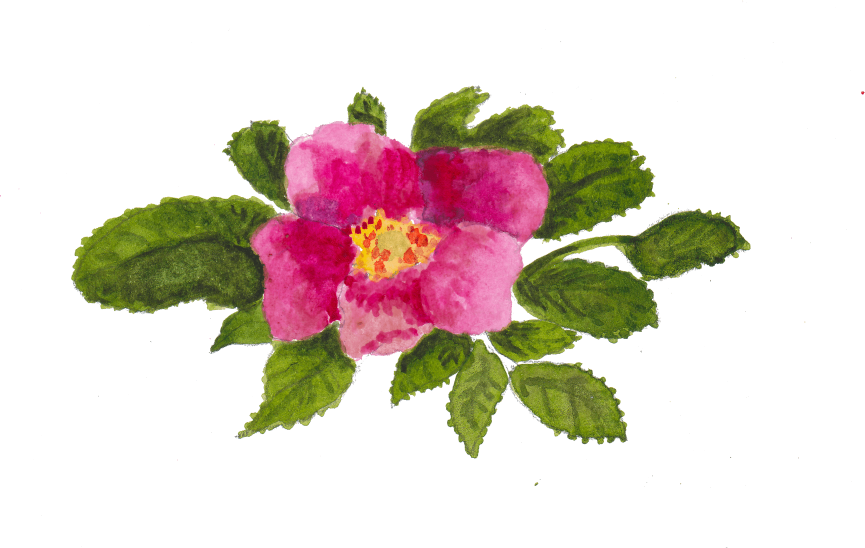
#> input picture images/rosa-rugosa.png, 2593 x 1643 px (shown at 1/3 size)
$ python gen-icons.py
#> lines starting #> are read from the running program, lines starting #| are printed output that depends on the picture
#!/usr/bin/env python3
"""
Regenerate the PWA app-icon family from a single Python composition.

Composes a cream rounded square with the rosa rugosa watercolor centered
as the icon's only artwork. Outputs the four PNG sizes the manifest +
apple-touch-icon link reference, plus a small SVG fallback (cream tile,
no embedded raster).

Run after editing the layout below:
    python3 scripts/gen-icons.py

Inputs:
    - images/rosa-rugosa.png       — the watercolor source (transparent BG)

Outputs:
    - icons/icon-192.png           (192×192, rounded)
    - icons/icon-512.png           (512×512, rounded)
    - icons/icon-maskable-512.png  (512×512, full bleed, content in center 80%)
    - icons/apple-touch-icon.png   (180×180, rounded)
    - icons/icon.svg               (lightweight SVG, cream tile)
"""

import base64
import io
from pathlib import Path

from PIL import Image, ImageChops, ImageDraw

ROOT = Path(__file__).resolve().parent.parent
ROSA_PATH = ROOT / "images" / "rosa-rugosa.png"
ICONS_DIR = ROOT / "icons"

# Palette — same tokens as the site CSS.
CREAM = (245, 240, 235, 255)        # --bg / --cream    #F5F0EB


def find_visual_center(rosa: Image.Image) -> tuple[int, int]:
    """
    Find the artwork's visual center of mass — the alpha-weighted
    centroid of every opaque pixel. Centering on this rather than the
    opaque bbox or the pink bloom alone gives the most balanced read:
    leaves and bloom both contribute according to how much they cover,
    so the eye sees the composition sitting evenly in the canvas.

    Bloom-centering pulled the rose down because the leaves extend
    below the bloom; bbox-centering let the bloom drift up because
    leaves extend further down than they extend up. Centroid splits
    the difference.
    """
    alpha = rosa.split()[3]
    w, h = alpha.size
    pixels = alpha.load()
    sum_x = 0
    sum_y = 0
    weight = 0
    for y in range(h):
        row_w = 0
        row_x = 0
        for x in range(w):
            a = pixels[x, y]
            if a:
                row_x += x * a
                row_w += a
        sum_x += row_x
        sum_y += y * row_w
        weight += row_w
    if weight == 0:
        return (w // 2, h // 2)
    return (sum_x // weight, sum_y // weight)


def render_canvas(size: int, *, rounded: bool) -> Image.Image:
    """
    Compose one full icon at `size` px square.

    rounded=True clips the canvas to a rounded square (used for the
    "any" purpose icons + apple-touch).
    rounded=False is full-bleed (used for the maskable variant; the
    platform masks the corners). The artwork composition is identical
    across all sizes and both rounded modes — only the canvas shape
    differs — so an installed PWA, an iOS Add-to-Home-Screen, and an
    Android maskable launcher all show the same rose at the same place.

    Render is always done at a fixed CANONICAL square (768 px) regardless
    of `size`, then resized to the target. One canonical render →
    identical layout at every size.
    """
#> called with size = 192, rounded = True
    CANONICAL = 768
    W = CANONICAL
    canvas = Image.new("RGBA", (W, W), (0, 0, 0, 0))
#> canvas: PIL image 768x768 RGBA; every value is 0

    # Background: filled cream (rounded if requested).
    bg = Image.new("RGBA", (W, W), (0, 0, 0, 0))
    bg_draw = ImageDraw.Draw(bg)
    if rounded:
        radius = int(W * 96 / 512)  # match the existing 96/512 ratio
        bg_draw.rounded_rectangle((0, 0, W, W), radius=radius, fill=CREAM)
    else:
        bg_draw.rectangle((0, 0, W, W), fill=CREAM)
    canvas.alpha_composite(bg)
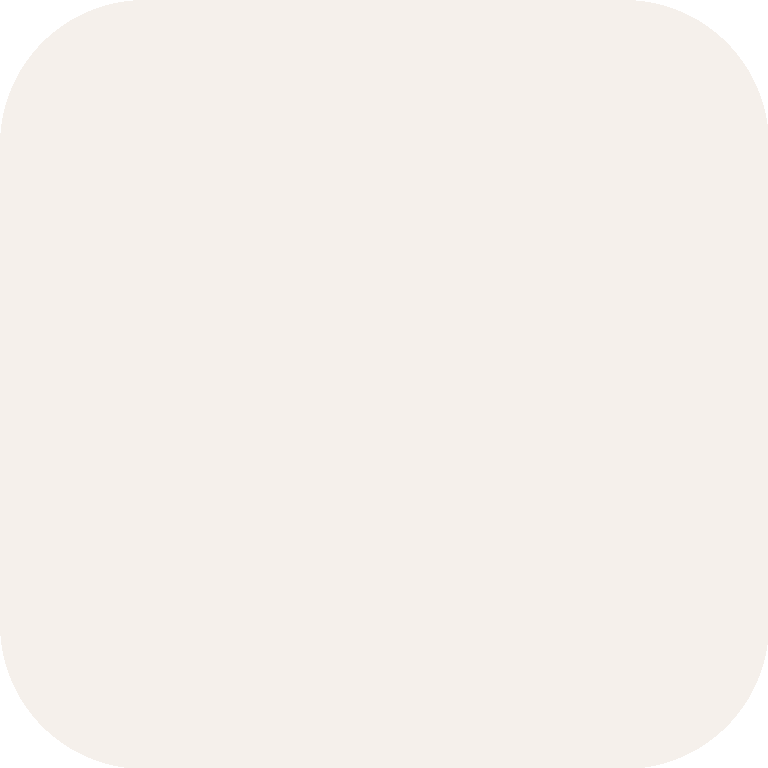
#> bg: PIL image 768x768 RGBA; mean R, G, B, A 237.7, 232.9, 228, 247.5; transparent parts drawn white

    # Rosa rugosa watercolor — the only artwork on the icon. Center it
    # on the visual centroid so leaves and bloom contribute equally to
    # the perceived placement, then size so no leaf extends past a small
    # safe margin. The safe margin is generous (10%) so the maskable
    # variant's outer ring (which Android can mask) stays clear of any
    # leaf tips — same artwork looks correct under iOS rounding,
    # Android masking, or as a flat raster.
    rosa = Image.open(ROSA_PATH).convert("RGBA")
#> rosa is the input picture: PIL image 2593x1643 RGBA; mean R, G, B, A 40, 28.2, 19.9, 71.4
    opaque_bbox = rosa.getbbox()
#> opaque_bbox = (0, 0, 2593, 1643)
    if opaque_bbox is not None:
        rosa = rosa.crop(opaque_bbox)
    cx, cy = find_visual_center(rosa)
#> in find_visual_center, `alpha = rosa.split()[3]`:
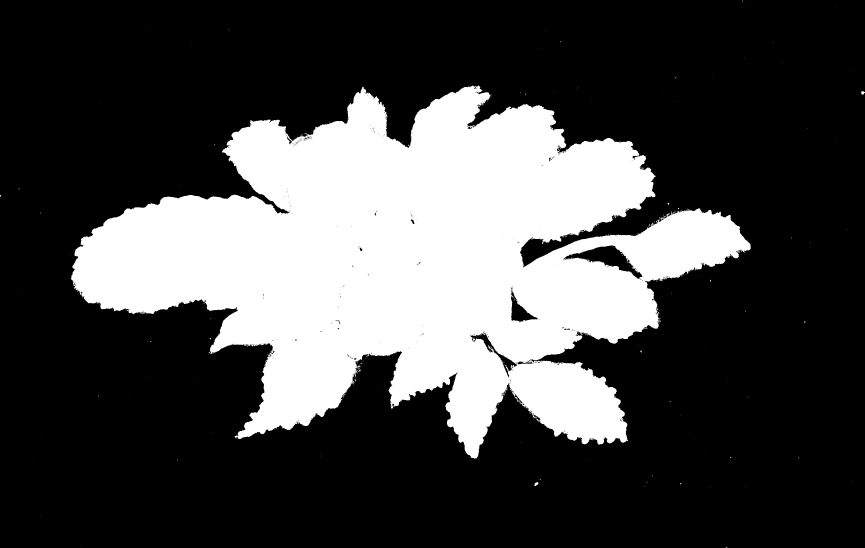
#> alpha: PIL image 2593x1643 L (shown at 1/3 size); min 0, max 255, mean 71.4
#> after the loop in find_visual_center, `for y in range(h):`: sum_x = 376239884635; sum_y = 238457316479; weight = 304026817
#> cx = 1237; cy = 784

    margin = int(W * 0.10)
    target_half = (W - 2 * margin) // 2
    max_x_extent = max(cx, rosa.width - cx)
#> max_x_extent = 1356
    max_y_extent = max(cy, rosa.height - cy)
#> max_y_extent = 859
    scale = min(target_half / max_x_extent, target_half / max_y_extent)
#> scale = 0.227
    new_w = int(rosa.width * scale)
#> new_w = 588
    new_h = int(rosa.height * scale)
#> new_h = 373
    rosa = rosa.resize((new_w, new_h), Image.LANCZOS)
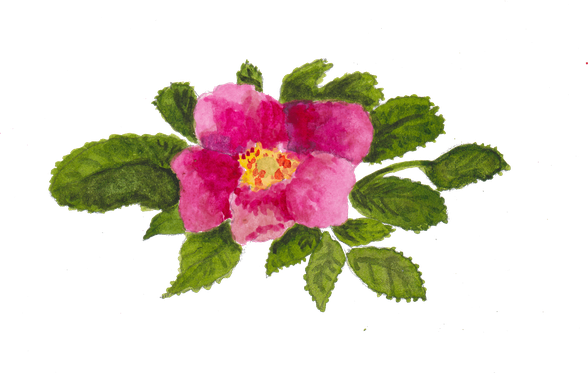
#> rosa: PIL image 588x373 RGBA; mean R, G, B, A 43.6, 31.8, 22.8, 71.4; transparent parts drawn white
    cx = int(cx * scale)
#> cx = 280
    cy = int(cy * scale)
#> cy = 178

    canvas_center = W // 2
    rosa_x = canvas_center - cx
#> rosa_x = 104
    rosa_y = canvas_center - cy
#> rosa_y = 206
    canvas.alpha_composite(rosa, (rosa_x, rosa_y))
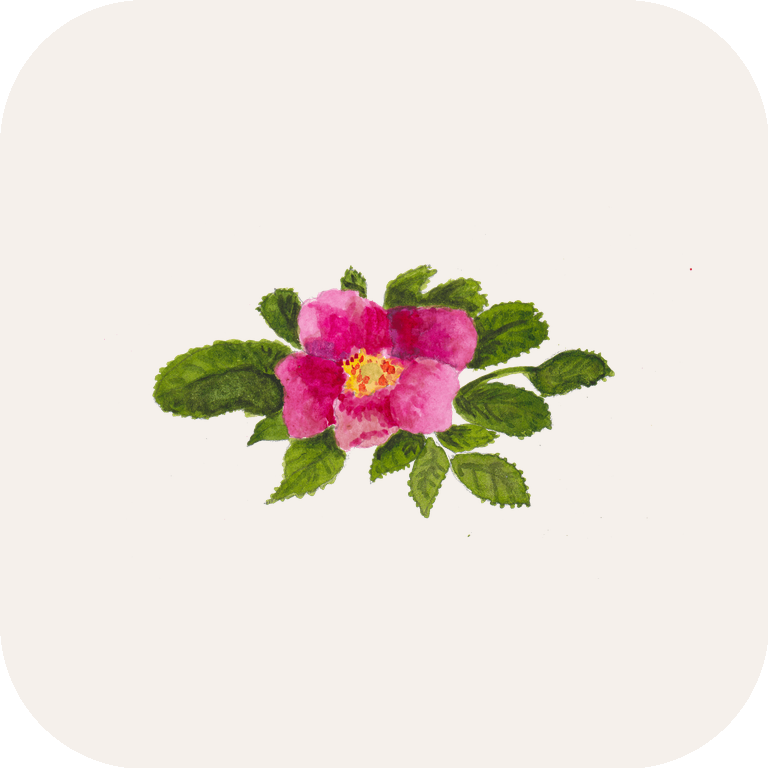
#> canvas: PIL image 768x768 RGBA; mean R, G, B, A 227.1, 218.4, 211, 247.5; transparent parts drawn white

    return canvas.resize((size, size), Image.LANCZOS)
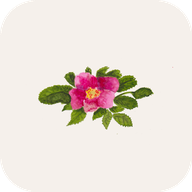
#> returned value: PIL image 192x192 RGBA; mean R, G, B, A 228.8, 220.1, 212.6, 247.5; transparent parts drawn white


# [43 lines left out: function write_svg, not called in this run]


def main():
    if not ROSA_PATH.exists():
        raise SystemExit(f"missing {ROSA_PATH}")
    ICONS_DIR.mkdir(exist_ok=True)

    targets = [
        ("icon-192.png", 192, dict(rounded=True)),
        ("icon-512.png", 512, dict(rounded=True)),
        ("apple-touch-icon.png", 180, dict(rounded=True)),
        # Maskable: full bleed (Android applies its own mask). The artwork
        # composition is identical to the rounded variants — same rose,
        # same placement, same size — so the icon reads consistently no
        # matter which platform/install path is picking it.
        ("icon-maskable-512.png", 512, dict(rounded=False)),
    ]
    for name, size, opts in targets:
        img = render_canvas(size, **opts)
        out = ICONS_DIR / name
        img.save(out, "PNG", optimize=True)
#> (the run stopped early here; a loop or call above may not have finished)

$ run again, with images/nasturtiums.png copied over images/rosa-rugosa.png
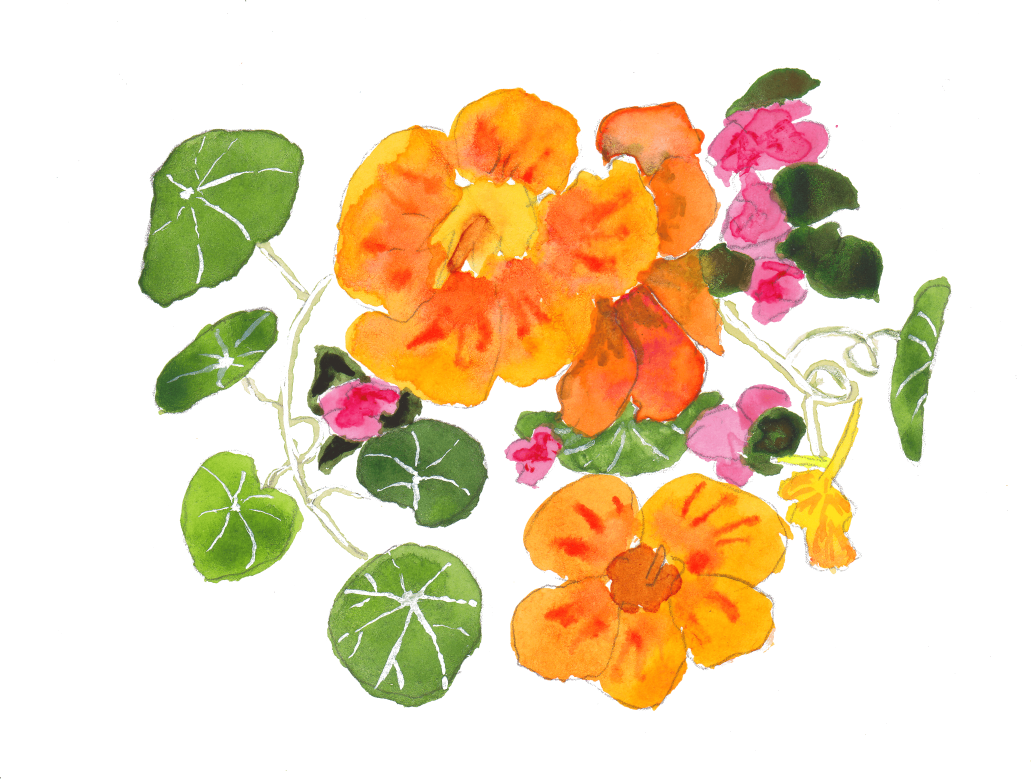
#> input picture images/nasturtiums.png, 3093 x 2335 px (shown at 1/3 size)
#> in render_canvas, rosa is the input picture: PIL image 3093x2335 RGBA; mean R, G, B, A 71.9, 52.5, 22.7, 91.5
#> opaque_bbox = (0, 0, 3093, 2335)
#> in find_visual_center, `alpha = rosa.split()[3]`:
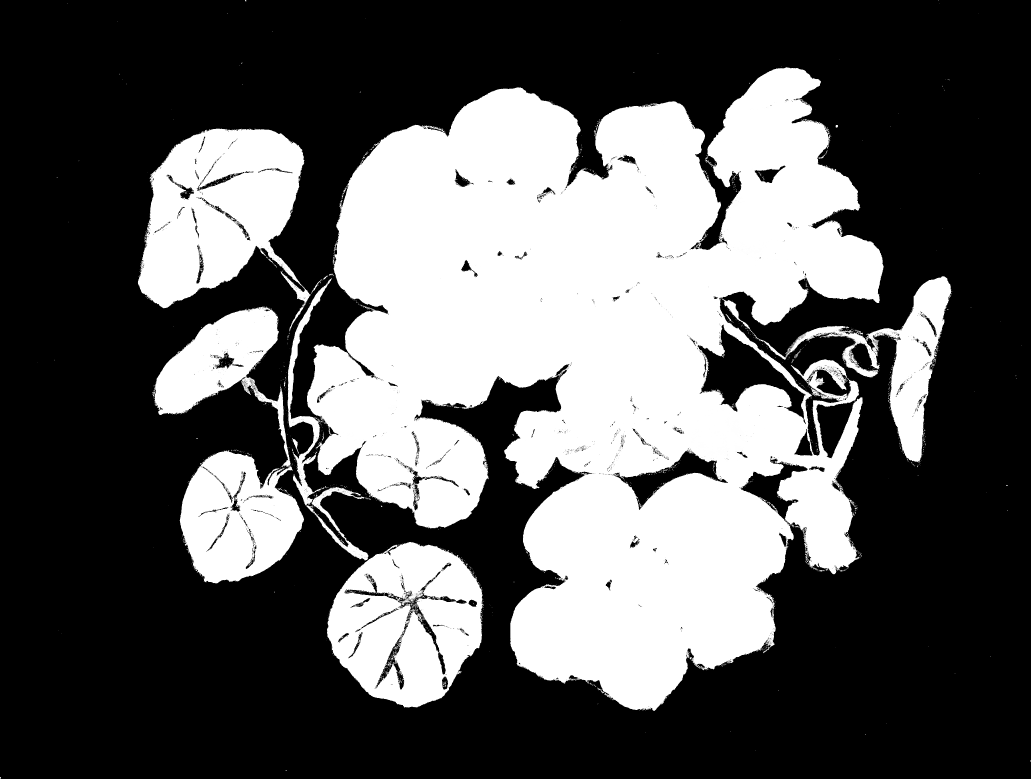
#> alpha: PIL image 3093x2335 L (shown at 1/3 size); min 0, max 255, mean 91.5
#> after the loop in find_visual_center, `for y in range(h):`: sum_x = 1076884201674; sum_y = 739330176200; weight = 660689763
#> in render_canvas, `cx, cy = find_visual_center(rosa)`: cx = 1629; cy = 1119
#> max_x_extent = 1629
#> max_y_extent = 1216
#> scale = 0.189
#> new_w = 584
#> new_h = 441
#> rosa: PIL image 584x441 RGBA
#> in render_canvas, `cx = int(cx * scale)`: cx = 308
#> in render_canvas, `cy = int(cy * scale)`: cy = 211
#> rosa_x = 76
#> rosa_y = 173
#> in render_canvas, `return canvas.resize((size, size), Image.LANCZOS)`:
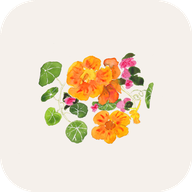
#> returned value: PIL image 192x192 RGBA; mean R, G, B, A 232.3, 219.8, 202.7, 247.5; transparent parts drawn white
